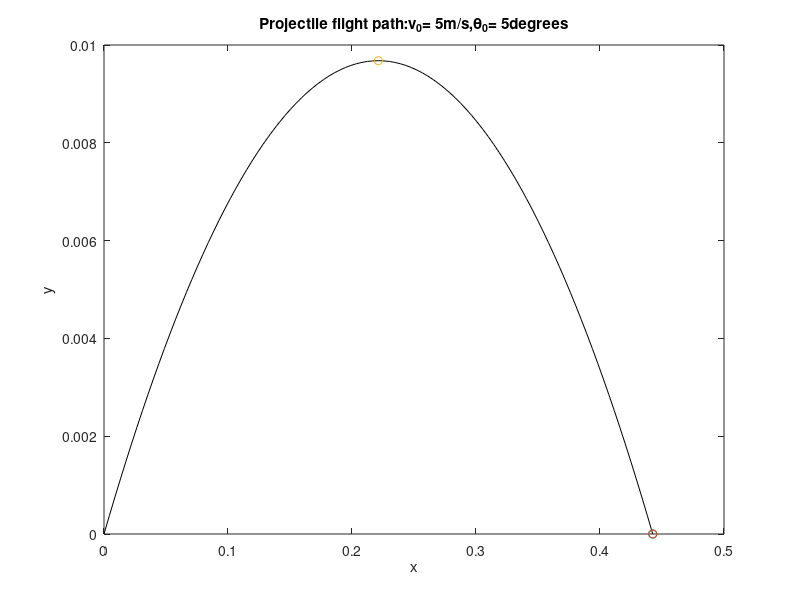
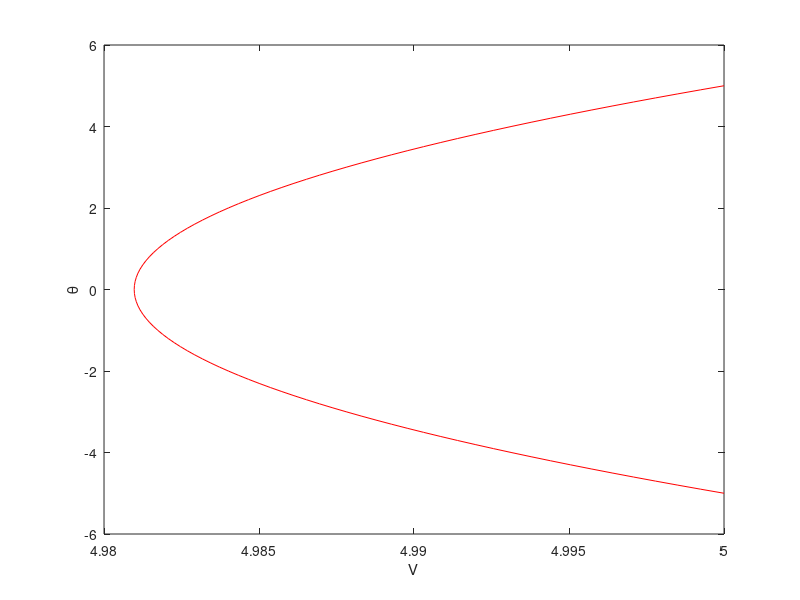

The MATLAB script that drew these images, in order:
g=9.81;%Gravity
v0=input('What is the launch speed in  m/s');
th0=input('whatis the  launch angle in degrees');
th0=pi*th0/180;

txmax=(2*v0/g)*sin(th0);
xmax = txmax*v0*cos(th0);

dt=txmax/100;
t=0:dt:txmax;

x=(v0*cos(th0)).*t;
y=(v0*sin(th0)).*t-(g/2).*t.^2;

vx=v0*cos(th0);
vy=v0*sin(th0)-g.*t;
v=sqrt(vx.*vx+vy.*vy);
th=(180/pi).*atan2(vy,vx);

tymax=(v0/g)*sin(th0);
xymax=xmax/2;
ymax=(v0/2)*tymax*sin(th0);

disp(['Rang in meter = ',num2str(xmax),','...
    'Duration in seconds =',num2str(txmax)])
disp(' ');
disp(['Maximum altitude in meters = ',num2str(ymax),','...
    'Arrival at this altitude in seconds = ',num2str(tymax)])
plot(x,y,'k',xmax,y(size(t)),'o',xmax/2,ymax,'o')
title(['Projectile flight path:v_0= ',num2str(v0),'m/s' ...
    ',\theta_0= ',num2str(180*th0/pi),'degrees'])
xlabel('x'),ylabel('y')
figure
plot(v,th,'r');
xlabel('V'),ylabel('\theta')

